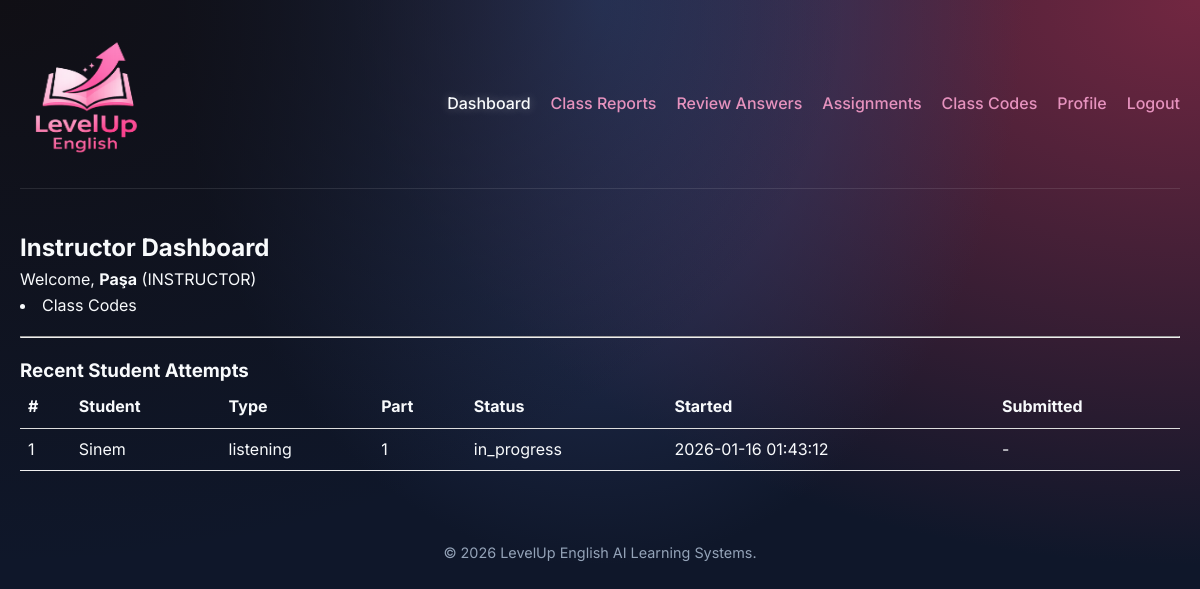
The page /dashboard/instructor.php (signed in) on the database its author committed.
### tables this page shows
CREATE TABLE `assessment_attempts` (
  `id` int(11) NOT NULL,
  `user_id` int(11) NOT NULL,
  `type` enum('listening','speaking','writing') NOT NULL,
  `part` tinyint(4) DEFAULT NULL,
  `status` enum('in_progress','submitted','evaluated') NOT NULL DEFAULT 'in_progress',
  `started_at` datetime NOT NULL DEFAULT current_timestamp(),
  `submitted_at` datetime DEFAULT NULL,
  `duration_seconds` int(11) NOT NULL,
  `meta_json` longtext DEFAULT NULL CHECK (json_valid(`meta_json`))
);

CREATE TABLE `users` (
  `id` int(11) NOT NULL,
  `name` varchar(120) NOT NULL,
  `education_level` varchar(100) DEFAULT NULL,
  `email` varchar(190) NOT NULL,
  `password_hash` varchar(255) NOT NULL,
  `role` enum('ADMIN','INSTRUCTOR','LEARNER') NOT NULL DEFAULT 'LEARNER',
  `reset_token` varchar(255) DEFAULT NULL,
  `reset_token_expiry` datetime DEFAULT NULL,
  `active` tinyint(1) NOT NULL DEFAULT 1,
  `created_at` timestamp NOT NULL DEFAULT current_timestamp(),
  `password_plain` varchar(255) DEFAULT NULL
);

### dashboard/instructor.php (the view, shortened to what this page needs)
<?php
require_once __DIR__ . '/../config/db.php';
require_once __DIR__ . '/../includes/header.php';
function h($s) { return htmlspecialchars((string)$s, ENT_QUOTES, 'UTF-8'); }
$stmt = $pdo->prepare("
  SELECT a.id, a.user_id, u.name AS student_name, a.type, a.part, a.status, a.started_at, a.submitted_at
  FROM assessment_attempts a
  LEFT JOIN users u ON u.id = a.user_id
  ORDER BY a.id DESC
  LIMIT 20
");
$stmt->execute();
$rows = $stmt->fetchAll();
?>
<h2>Instructor Dashboard</h2>
<p>Welcome, <b><?= h($_SESSION["user"]["name"] ?? "Instructor") ?></b> (INSTRUCTOR)</p>
<li><a href="<?php echo $base; ?>/instructor/class_codes.php">Class Codes</a></li>
<hr style="margin:18px 0;">
<h3>Recent Student Attempts</h3>
<?php if (!$rows): ?>
  <p style="opacity:.8;">No attempts found.</p>
<?php else: ?>
  <div style="overflow-x:auto;">
    <table style="width:100%; border-collapse:collapse;">
      <thead>
        <tr>
          <th style="text-align:left;border-bottom:1px solid #ddd;padding:8px;">#</th>
          <th style="text-align:left;border-bottom:1px solid #ddd;padding:8px;">Student</th>
          <th style="text-align:left;border-bottom:1px solid #ddd;padding:8px;">Type</th>
          <th style="text-align:left;border-bottom:1px solid #ddd;padding:8px;">Part</th>
          <th style="text-align:left;border-bottom:1px solid #ddd;padding:8px;">Status</th>
          <th style="text-align:left;border-bottom:1px solid #ddd;padding:8px;">Started</th>
          <th style="text-align:left;border-bottom:1px solid #ddd;padding:8px;">Submitted</th>
        </tr>
      </thead>
      <tbody>
        <?php foreach ($rows as $r): ?>
          <tr>
            <td style="border-bottom:1px solid #f0f0f0;padding:8px;"><?= (int)$r["id"] ?></td>
            <td style="border-bottom:1px solid #f0f0f0;padding:8px;"><?= h($r["student_name"] ?? ("User ".$r["user_id"])) ?></td>
            <td style="border-bottom:1px solid #f0f0f0;padding:8px;"><?= h($r["type"]) ?></td>
            <td style="border-bottom:1px solid #f0f0f0;padding:8px;"><?= $r["part"] !== null ? (int)$r["part"] : "-" ?></td>
            <td style="border-bottom:1px solid #f0f0f0;padding:8px;"><?= h($r["status"]) ?></td>
            <td style="border-bottom:1px solid #f0f0f0;padding:8px;"><?= h($r["started_at"] ?? "-") ?></td>
            <td style="border-bottom:1px solid #f0f0f0;padding:8px;"><?= h($r["submitted_at"] ?? "-") ?></td>
          </tr>
        <?php endforeach; ?>
      </tbody>
    </table>
  </div>
<?php endif; ?>
<?php require_once __DIR__ . '/../includes/footer.php'; ?>

### assets/style.css (style rules this page uses)
:root { --bg-color: #0f172a; --card-bg: rgba(30, 41, 59, 0.7); --primary-color: #6366f1; --secondary-color: #a855f7; --accent-color: #38bdf8; --text-color: #f8fafc; --text-muted: #94a3b8; --success: #22c55e; --warning: #eab308; --danger: #ef4444; --border-color: rgba(255, 255, 255, 0.1); --glass-shadow: 0 8px 32px 0 rgba(0, 0, 0, 0.37); --font-main: 'Inter', sans-serif; }
* { margin: 0; padding: 0; box-sizing: border-box; }
body { font-family: var(--font-main); background-color: var(--bg-color); color: var(--text-color); background-image: radial-gradient(at 0% 0%, hsla(253, 16%, 7%, 1) 0, transparent 50%), radial-gradient(at 50% 0%, hsla(225, 39%, 30%, 1) 0, transparent 50%), radial-gradient(at 100% 0%, hsla(339, 49%, 30%, 1) 0, transparent 50%); min-height: 100vh; line-height: 1.6; animation: fadeIn 0.8s ease-out; }
a { text-decoration: none; color: inherit; transition: all 0.3s ease; }

### rows shown on the page
assessment_attempts: id "1", user.name "Sinem", type "listening", part "1", status "in_progress", started_at "2026-01-16 01:43:12", submitted_at "-"

### other values the page prints
$_SESSION["user"]["name"] "Paşa"
